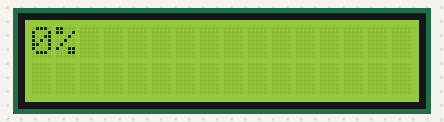
Simulated run of this sketch. Board: Arduino Uno, built with avr-gcc and run on an emulated ATmega328P. Parts: 16×2 character LCD.

Above: at 0.12 s.
At 5.26 s:
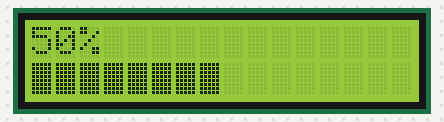
At 10.4 s:
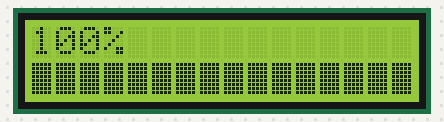
At 17.78 s:
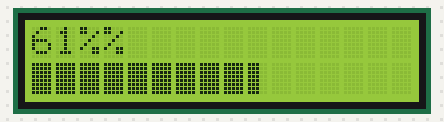
At 25.16 s:
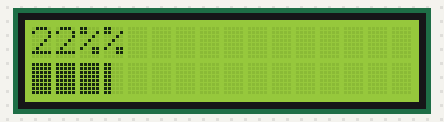
At 39.94 s:
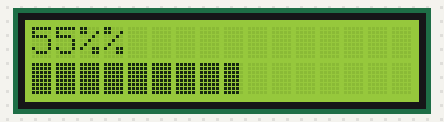

The sketch:

lcd_progress_bar.ino
```cpp
/**
 * The circuit:
 * LCD RS pin to digital pin 12
 * LCD Enable pin to digital pin 11
 * LCD D4 pin to digital pin 5
 * LCD D5 pin to digital pin 4
 * LCD D6 pin to digital pin 3
 * LCD D7 pin to digital pin 2
 * LCD R/W pin to ground
 * LCD VSS pin to ground
 * LCD VCC pin to 5V
 * 10K resistor:
 * ends to +5V and ground
 * wiper to LCD VO pin (pin 3)
 */

// Includes LiquidCrystal library for LCD
#include  <LiquidCrystal.h>

/**
 * Create lcd object with a pin configuration
 * compatible with shield LCD DFRobots
 */
LiquidCrystal lcd(8 , 9 , 4 , 5 , 6 , 7);


/**
 * Constants for the size of the LCD
 */
const  int LCD_NB_ROWS =  2 ;
const  int LCD_NB_COLUMNS =  16 ;

/* Custom Characters */
byte DIV_0_OF_5[8] = {
  B00000,
  B00000,
  B00000,
  B00000,
  B00000,
  B00000,
  B00000,
  B00000
}; // 0/5

byte DIV_1_OF_5[8] = {
  B10000,
  B10000,
  B10000,
  B10000,
  B10000,
  B10000,
  B10000,
  B10000
}; // 1/5

byte DIV_2_OF_5[8] = {
  B11000,
  B11000,
  B11000,
  B11000,
  B11000,
  B11000,
  B11000,
  B11000
}; // 2/5

byte DIV_3_OF_5[8] = {
  B11100,
  B11100,
  B11100,
  B11100,
  B11100,
  B11100,
  B11100,
  B11100
}; // 3/5

byte DIV_4_OF_5[8] = {
  B11110,
  B11110,
  B11110,
  B11110,
  B11110,
  B11110,
  B11110,
  B11110
}; // 4/5

byte DIV_5_OF_5[8] = {
  B11111,
  B11111,
  B11111,
  B11111,
  B11111,
  B11111,
  B11111,
  B11111
}; // 5/5

/**
 * The LCD configuration function for the progress bar.
 * Uses custom characters from 0 to 5 (6 and 7 remain available).
 */

void setup_progressbar() {
  /**
   * Saves the custom characters in
   * the memory of the LCD
   */
  lcd.createChar ( 0 , DIV_0_OF_5);
  lcd.createChar ( 1 , DIV_1_OF_5);
  lcd.createChar ( 2 , DIV_2_OF_5);
  lcd.createChar ( 3 , DIV_3_OF_5);
  lcd.createChar ( 4 , DIV_4_OF_5);
  lcd.createChar ( 5 , DIV_5_OF_5);
}

void draw_progressbar(byte percent) {
  /* Display the new value in digital form on the first line */
  lcd.setCursor (0 , 0);
  lcd.print(percent);
  lcd.print(F("%"));
  // NB The two spaces at end of line can erase digit percentage last
  // when you pass a value to two or three digits to a value two or numbers.

  /* Move the cursor on the second line */
  lcd.setCursor(0 , 1);

  /* Map of range (0 ~ 100) to the beach (0 ~ LCD_NB_COLUMNS * 5) */
  byte nb_columns = map (percent, 0 , 100 , 0 , LCD_NB_COLUMNS *  5 );

  /* Draw each character in the line */
  for (byte i =  0 ; i < LCD_NB_COLUMNS; ++ i) {
    /* Depending on the number of remaining columns to display */
    if(nb_columns ==  0) { // empty Case
      lcd.write((byte) 0);

    } else if (nb_columns >= 5) { // case full
      lcd.write(5);
      nb_columns -= 5;

    } else { // last non-empty box
      lcd.write (nb_columns);
      nb_columns = 0;
    }
  }
}

void setup() {
  /* Initializes the LCD screen */
  lcd.begin (LCD_NB_COLUMNS, LCD_NB_ROWS);
  setup_progressbar ();
  lcd.clear ();
}

void loop() {
  /* Value is a percentage of the progress bar */
  static byte percent =  0;

  /* Displays the value */
  draw_progressbar(percent);

  /* Increases the percentage */
  if(++percent >  100) {
    // Returns to zero if the percentage exceeds 100%
    percent = 0;
    delay(1000);
  }

  /* Wait small time */
  delay(100);
}
```

Measured:
- what the display in image 2 shows lasts 1.1 s, from 10.4 s to 11.5 s
